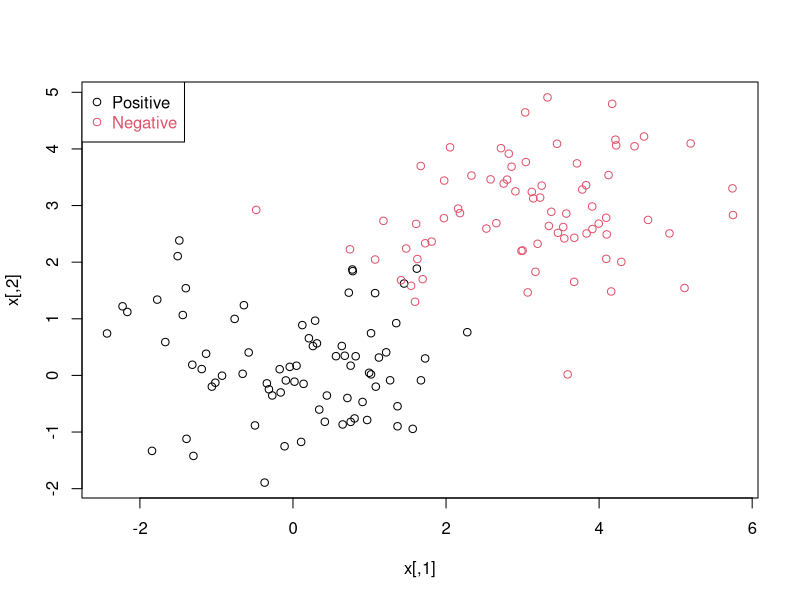
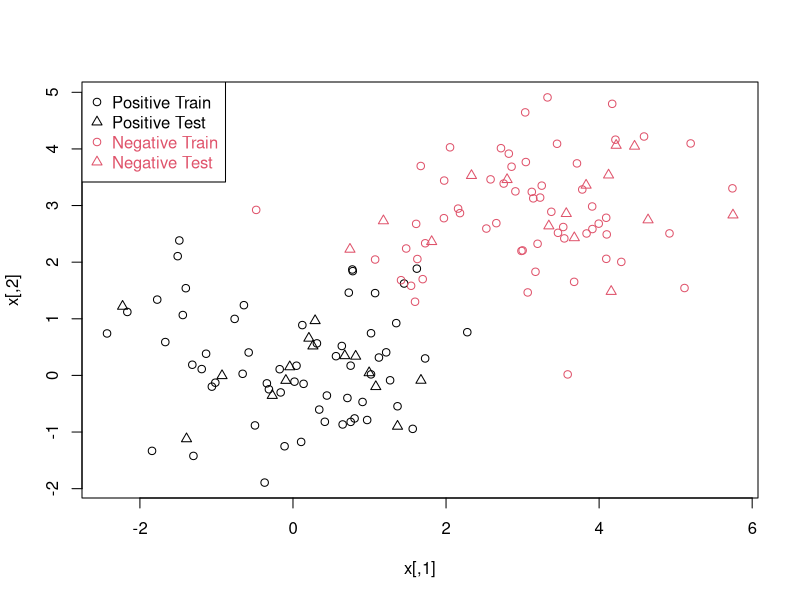
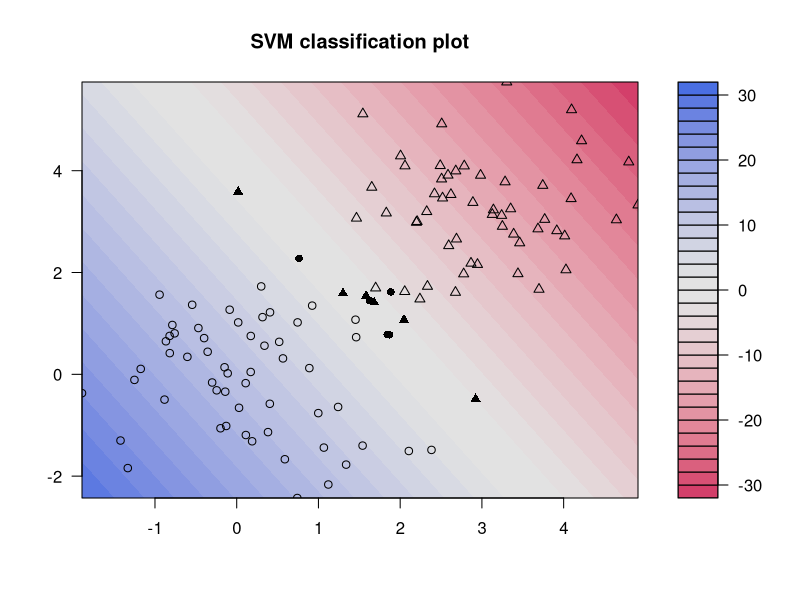

Here is the R script that generated these plots, in order:
library(e1071)
library(kernlab)
library(rpart)
data(Ozone, package="mlbench")
# http://math.furman.edu/~dcs/courses/math47/R/library/mlbench/html/Ozone.html # for field codes
## split data into a train and test set
index <- 1:nrow(Ozone)
testindex <- sample(index, trunc(length(index)/3))
testset <- na.omit(Ozone[testindex,-3])
trainset <- na.omit(Ozone[-testindex,-3])
# Ganna = 1/sigma
svm.model <- svm(V4 ~ ., data = trainset, cost = 1, gamma = 0.1)
svm.pred <- predict(svm.model, testset[,-3])
crossprod(svm.pred - testset[,3]) / length(testindex)

data(Glass, package="mlbench")
index <- 1:nrow(Glass)
testindex <- sample(index, trunc(length(index)/3))
testset <- Glass[testindex,]
trainset <- Glass[-testindex,]
svm.model <- svm(Type ~ ., data = trainset, cost = 100, gamma = 1)
svm.pred <- predict(svm.model, testset[,-10])

table(pred = svm.pred, true = testset[,10])

n <- 150 # number of data points
p <- 2 # dimension
sigma <- 1 # variance of the distribution
meanpos <- 0 # centre of the distribution of positive examples
meanneg <- 3 # centre of the distribution of negative examples
npos <- round(n/2) # number of positive examples
nneg <- n-npos # number of negative examples
# Generate the positive and negative examples
xpos <- matrix(rnorm(npos*p,mean=meanpos,sd=sigma),npos,p)
xneg <- matrix(rnorm(nneg*p,mean=meanneg,sd=sigma),npos,p)
x <- rbind(xpos,xneg)
# Generate the labels
y <- matrix(c(rep(1,npos),rep(-1,nneg)))
# Visualize the data
plot(x,col=ifelse(y>0,1,2))
legend("topleft",c('Positive','Negative'),col=seq(2),pch=1,text.col=seq(2))

ntrain <- round(n*0.8) # number of training examples
tindex <- sample(n,ntrain) # indices of training samples
xtrain <- x[tindex,]
xtest <- x[-tindex,]
ytrain <- y[tindex]
ytest <- y[-tindex]
istrain=rep(0,n)
istrain[tindex]=1
# Visualize
plot(x,col=ifelse(y>0,1,2), pch=ifelse(istrain==1,1,2))
legend("topleft",c('Positive Train','Positive Test','Negative Train','Negative Test'),col=c(1,1,2,2), pch=c(1,2,1,2), text.col=c(1,1,2,2))

svp <- ksvm(xtrain,ytrain,type="C-svc", kernel='vanilladot', C=100,scaled=c())
# General summary
svp
# Attributes that you can access
attributes(svp) # did you look?
# For example, the support vectors
alpha(svp)
alphaindex(svp)
b(svp)  	# remember b?
# Use the built-in function to pretty-plot the classifier
plot(svp,data=xtrain)

data(promotergene)
## create test and training set
ind <- sample(1:dim(promotergene)[1],20)
genetrain <- promotergene[-ind, ]
genetest <- promotergene[ind, ]
## train a support vector machine
gene <-  ksvm(Class~., data=genetrain, kernel="rbfdot",
            kpar=list(sigma=0.03), C=70, cross=4, prob.model=TRUE)
# KSVM is more nonlinear with more kernels 
## predict gene type probabilities on the test set
genetype <- predict(gene,genetest,type="probabilitie")


library(caret)
ctrl <- trainControl(method = "cv", savePred=T)
mod <- train(Type~., data=Glass, method = "svmLinear", trControl = ctrl)
head(mod$pred)
